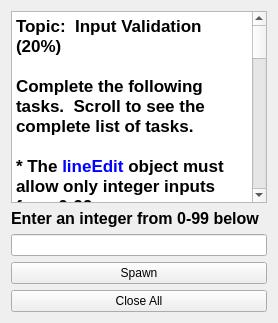
      <widget class="QWidget" name="tab_2">
       <attribute name="title">
        <string>P04</string>
       </attribute>
       <layout class="QVBoxLayout" name="verticalLayout_7">
        <item>
         <widget class="QTextBrowser" name="textBrowser_10">
          <property name="html">
           <string>&lt;!DOCTYPE HTML PUBLIC &quot;-//W3C//DTD HTML 4.0//EN&quot; &quot;http://www.w3.org/TR/REC-html40/strict.dtd&quot;&gt;
&lt;html&gt;&lt;head&gt;&lt;meta name=&quot;qrichtext&quot; content=&quot;1&quot; /&gt;&lt;style type=&quot;text/css&quot;&gt;
p, li { white-space: pre-wrap; }
&lt;/style&gt;&lt;/head&gt;&lt;body style=&quot; font-family:'Cantarell'; font-size:11pt; font-weight:400; font-style:normal;&quot;&gt;
&lt;p style=&quot; margin-top:0px; margin-bottom:0px; margin-left:0px; margin-right:0px; -qt-block-indent:0; text-indent:0px;&quot;&gt;&lt;span style=&quot; font-family:'.Lucida Grande UI'; font-size:13pt; font-weight:600;&quot;&gt;Topic:  &lt;/span&gt;&lt;span style=&quot; font-family:'.Lucida Grande UI'; font-size:13pt; font-weight:600; color:#000000;&quot;&gt;Input Validation&lt;/span&gt;&lt;/p&gt;
&lt;p style=&quot; margin-top:0px; margin-bottom:0px; margin-left:0px; margin-right:0px; -qt-block-indent:0; text-indent:0px;&quot;&gt;&lt;span style=&quot; font-family:'.Lucida Grande UI'; font-size:13pt; font-weight:600;&quot;&gt;(20%)&lt;/span&gt;&lt;/p&gt;
&lt;p style=&quot;-qt-paragraph-type:empty; margin-top:0px; margin-bottom:0px; margin-left:0px; margin-right:0px; -qt-block-indent:0; text-indent:0px; font-family:'.Lucida Grande UI'; font-size:13pt; font-weight:600;&quot;&gt;&lt;br /&gt;&lt;/p&gt;
&lt;p style=&quot; margin-top:0px; margin-bottom:0px; margin-left:0px; margin-right:0px; -qt-block-indent:0; text-indent:0px;&quot;&gt;&lt;span style=&quot; font-family:'.Lucida Grande UI'; font-size:13pt; font-weight:600;&quot;&gt;Complete the following tasks.  Scroll to see the complete list of tasks.&lt;/span&gt;&lt;/p&gt;
&lt;p style=&quot;-qt-paragraph-type:empty; margin-top:0px; margin-bottom:0px; margin-left:0px; margin-right:0px; -qt-block-indent:0; text-indent:0px; font-family:'.SF NS Text'; font-size:13pt;&quot;&gt;&lt;br /&gt;&lt;/p&gt;
&lt;p style=&quot; margin-top:0px; margin-bottom:0px; margin-left:0px; margin-right:0px; -qt-block-indent:0; text-indent:0px;&quot;&gt;&lt;span style=&quot; font-family:'.Lucida Grande UI'; font-size:13pt; font-weight:600; color:#000000;&quot;&gt;* The &lt;/span&gt;&lt;span style=&quot; font-family:'.Lucida Grande UI'; font-size:13pt; font-weight:600; color:#0000ff;&quot;&gt;lineEdit&lt;/span&gt;&lt;span style=&quot; font-family:'.Lucida Grande UI'; font-size:13pt; font-weight:600; color:#000000;&quot;&gt; object must allow only integer inputs from 0-99&lt;/span&gt;&lt;/p&gt;
&lt;p style=&quot; margin-top:0px; margin-bottom:0px; margin-left:0px; margin-right:0px; -qt-block-indent:0; text-indent:0px;&quot;&gt;&lt;span style=&quot; font-family:'.Lucida Grande UI'; font-size:13pt; font-weight:600; color:#000000;&quot;&gt;** &lt;/span&gt;&lt;span style=&quot; font-family:'.Lucida Grande UI'; font-size:13pt; font-weight:600; color:#ff001e;&quot;&gt;The &lt;/span&gt;&lt;span style=&quot; font-family:'.Lucida Grande UI'; font-size:13pt; font-weight:600; color:#0000ff;&quot;&gt;lineEdit&lt;/span&gt;&lt;span style=&quot; font-family:'.Lucida Grande UI'; font-size:13pt; font-weight:600; color:#ff001e;&quot;&gt; must reject all inputs that do not conform to the desired input type and range&lt;/span&gt;&lt;/p&gt;
&lt;p style=&quot;-qt-paragraph-type:empty; margin-top:0px; margin-bottom:0px; margin-left:0px; margin-right:0px; -qt-block-indent:0; text-indent:0px; font-family:'.Lucida Grande UI'; font-size:13pt; font-weight:600; color:#000000;&quot;&gt;&lt;br /&gt;&lt;/p&gt;
&lt;p style=&quot; margin-top:0px; margin-bottom:0px; margin-left:0px; margin-right:0px; -qt-block-indent:0; text-indent:0px;&quot;&gt;&lt;span style=&quot; font-family:'.Lucida Grande UI'; font-size:13pt; font-weight:600; color:#000000;&quot;&gt;* The &lt;/span&gt;&lt;span style=&quot; font-family:'.Lucida Grande UI'; font-size:13pt; font-weight:600; color:#0000ff;&quot;&gt;spawnButton&lt;/span&gt;&lt;span style=&quot; font-family:'.Lucida Grande UI'; font-size:13pt; font-weight:600; color:#000000;&quot;&gt; must perform the following tasks&lt;/span&gt;&lt;/p&gt;
&lt;p style=&quot; margin-top:0px; margin-bottom:0px; margin-left:0px; margin-right:0px; -qt-block-indent:0; text-indent:0px;&quot;&gt;&lt;span style=&quot; font-family:'.Lucida Grande UI'; font-size:13pt; font-weight:600; color:#000000;&quot;&gt;** Create the specified number of &lt;/span&gt;&lt;span style=&quot; font-family:'.Lucida Grande UI'; font-size:13pt; font-weight:600; color:#ff0000;&quot;&gt;non-modal popup dialogs&lt;/span&gt;&lt;/p&gt;
&lt;p style=&quot; margin-top:0px; margin-bottom:0px; margin-left:0px; margin-right:0px; -qt-block-indent:0; text-indent:0px;&quot;&gt;&lt;span style=&quot; font-family:'.Lucida Grande UI'; font-size:13pt; font-weight:600; color:#000000;&quot;&gt;** Each popup dialog must display a QLabel object with the message &amp;quot;&lt;/span&gt;&lt;span style=&quot; font-family:'.Lucida Grande UI'; font-size:13pt; font-weight:600; color:#ff0000;&quot;&gt;Dialog # X&lt;/span&gt;&lt;span style=&quot; font-family:'.Lucida Grande UI'; font-size:13pt; font-weight:600; color:#000000;&quot;&gt;&amp;quot; where &lt;/span&gt;&lt;span style=&quot; font-family:'.Lucida Grande UI'; font-size:13pt; font-weight:600; color:#ff0000;&quot;&gt;X&lt;/span&gt;&lt;span style=&quot; font-family:'.Lucida Grande UI'; font-size:13pt; font-weight:600; color:#000000;&quot;&gt; is the counter of the loop used to spawn the popup dialogs&lt;/span&gt;&lt;/p&gt;
&lt;p style=&quot; margin-top:0px; margin-bottom:0px; margin-left:0px; margin-right:0px; -qt-block-indent:0; text-indent:0px;&quot;&gt;&lt;span style=&quot; font-family:'.Lucida Grande UI'; font-size:13pt; font-weight:600; color:#000000;&quot;&gt;** Erase current contents of the &lt;/span&gt;&lt;span style=&quot; font-family:'.Lucida Grande UI'; font-size:13pt; font-weight:600; color:#0000ff;&quot;&gt;lineEdit&lt;/span&gt;&lt;span style=&quot; font-family:'.Lucida Grande UI'; font-size:13pt; font-weight:600; color:#000000;&quot;&gt; object&lt;/span&gt;&lt;/p&gt;
&lt;p style=&quot;-qt-paragraph-type:empty; margin-top:0px; margin-bottom:0px; margin-left:0px; margin-right:0px; -qt-block-indent:0; text-indent:0px; font-family:'.Lucida Grande UI'; font-size:13pt; font-weight:600; color:#000000;&quot;&gt;&lt;br /&gt;&lt;/p&gt;
&lt;p style=&quot; margin-top:0px; margin-bottom:0px; margin-left:0px; margin-right:0px; -qt-block-indent:0; text-indent:0px;&quot;&gt;&lt;span style=&quot; font-family:'.Lucida Grande UI'; font-size:13pt; font-weight:600; color:#000000;&quot;&gt;* The &lt;/span&gt;&lt;span style=&quot; font-family:'.Lucida Grande UI'; font-size:13pt; font-weight:600; color:#0000ff;&quot;&gt;closeAllButton&lt;/span&gt;&lt;span style=&quot; font-family:'.Lucida Grande UI'; font-size:13pt; font-weight:600; color:#000000;&quot;&gt; must perform the following tasks&lt;/span&gt;&lt;/p&gt;
&lt;p style=&quot; margin-top:0px; margin-bottom:0px; margin-left:0px; margin-right:0px; -qt-block-indent:0; text-indent:0px;&quot;&gt;&lt;span style=&quot; font-family:'.Lucida Grande UI'; font-size:13pt; font-weight:600; color:#000000;&quot;&gt;** Close all popup dialogs &lt;/span&gt;&lt;/p&gt;
&lt;p style=&quot; margin-top:0px; margin-bottom:0px; margin-left:0px; margin-right:0px; -qt-block-indent:0; text-indent:0px;&quot;&gt;&lt;span style=&quot; font-family:'.Lucida Grande UI'; font-size:13pt; font-weight:600; color:#000000;&quot;&gt;** Erase current contents of the &lt;/span&gt;&lt;span style=&quot; font-family:'.Lucida Grande UI'; font-size:13pt; font-weight:600; color:#0000ff;&quot;&gt;lineEdit&lt;/span&gt;&lt;span style=&quot; font-family:'.Lucida Grande UI'; font-size:13pt; font-weight:600; color:#000000;&quot;&gt; object&lt;/span&gt;&lt;/p&gt;
&lt;p style=&quot; margin-top:0px; margin-bottom:0px; margin-left:0px; margin-right:0px; -qt-block-indent:0; text-indent:0px;&quot;&gt;&lt;span style=&quot; font-family:'.Lucida Grande UI'; font-size:13pt; font-weight:600; color:#000000;&quot;&gt;** The &lt;/span&gt;&lt;span style=&quot; font-family:'.Lucida Grande UI'; font-size:13pt; font-weight:600; color:#0000ff;&quot;&gt;closeAllButton&lt;/span&gt;&lt;span style=&quot; font-family:'.Lucida Grande UI'; font-size:13pt; font-weight:600; color:#000000;&quot;&gt; must NOT close the &lt;/span&gt;&lt;span style=&quot; font-family:'.Lucida Grande UI'; font-size:13pt; font-weight:600; color:#ff0000;&quot;&gt;MainWindow &lt;/span&gt;&lt;span style=&quot; font-family:'.Lucida Grande UI'; font-size:13pt; font-weight:600; color:#000000;&quot;&gt;object&lt;/span&gt;&lt;/p&gt;
&lt;p style=&quot;-qt-paragraph-type:empty; margin-top:0px; margin-bottom:0px; margin-left:0px; margin-right:0px; -qt-block-indent:0; text-indent:0px; font-family:'Sans Serif'; font-size:9pt;&quot;&gt;&lt;br /&gt;&lt;/p&gt;
&lt;p style=&quot; margin-top:0px; margin-bottom:0px; margin-left:0px; margin-right:0px; -qt-block-indent:0; text-indent:0px;&quot;&gt;&lt;span style=&quot; font-family:'.Lucida Grande UI'; font-size:13pt; font-weight:600; color:#000000;&quot;&gt;HINT:  the name of the objects below are &lt;/span&gt;&lt;span style=&quot; font-family:'.Lucida Grande UI'; font-size:13pt; font-weight:600; color:#0000ff;&quot;&gt;spawnButton&lt;/span&gt;&lt;span style=&quot; font-family:'.Lucida Grande UI'; font-size:13pt; font-weight:600; color:#000000;&quot;&gt;, &lt;/span&gt;&lt;span style=&quot; font-family:'.Lucida Grande UI'; font-size:13pt; font-weight:600; color:#0000ff;&quot;&gt;closeAllButton &lt;/span&gt;&lt;span style=&quot; font-family:'.Lucida Grande UI'; font-size:13pt; font-weight:600; color:#000000;&quot;&gt;and &lt;/span&gt;&lt;span style=&quot; font-family:'.Lucida Grande UI'; font-size:13pt; font-weight:600; color:#0000ff;&quot;&gt;lineEdit&lt;/span&gt;&lt;/p&gt;
&lt;p style=&quot;-qt-paragraph-type:empty; margin-top:0px; margin-bottom:0px; margin-left:0px; margin-right:0px; -qt-block-indent:0; text-indent:0px; font-family:'.Lucida Grande UI'; font-size:13pt; font-weight:600; color:#000000;&quot;&gt;&lt;br /&gt;&lt;/p&gt;
&lt;p style=&quot; margin-top:0px; margin-bottom:0px; margin-left:0px; margin-right:0px; -qt-block-indent:0; text-indent:0px;&quot;&gt;&lt;span style=&quot; font-family:'.Lucida Grande UI'; font-size:13pt; font-weight:600; color:#ff0000;&quot;&gt;Do NOT use the Designer tool to modify the main form itself or you will receive&lt;/span&gt;&lt;span style=&quot; font-family:'.Lucida Grande UI'; font-size:13pt; font-weight:600; color:#000000;&quot;&gt; zero credit (0 points).&lt;/span&gt;&lt;/p&gt;&lt;/body&gt;&lt;/html&gt;</string>
          </property>
         </widget>
        </item>
        <item>
         <layout class="QHBoxLayout" name="horizontalLayout_3">
          <item>
           <layout class="QVBoxLayout" name="verticalLayout_5">
            <item>
             <widget class="QLabel" name="label">
              <property name="font">
               <font>
                <pointsize>12</pointsize>
                <weight>75</weight>
                <bold>true</bold>
               </font>
              </property>
              <property name="text">
               <string>Enter an integer from 0-99 below</string>
              </property>
             </widget>
            </item>
            <item>
             <widget class="QLineEdit" name="lineEdit"/>
            </item>
            <item>
             <widget class="QPushButton" name="spawnButton">
              <property name="text">
               <string>Spawn</string>
              </property>
             </widget>
            </item>
            <item>
             <widget class="QPushButton" name="closeAllButton">
              <property name="text">
               <string>Close All</string>
              </property>
             </widget>
            </item>
           </layout>
          </item>
         </layout>
        </item>
       </layout>
      </widget>
